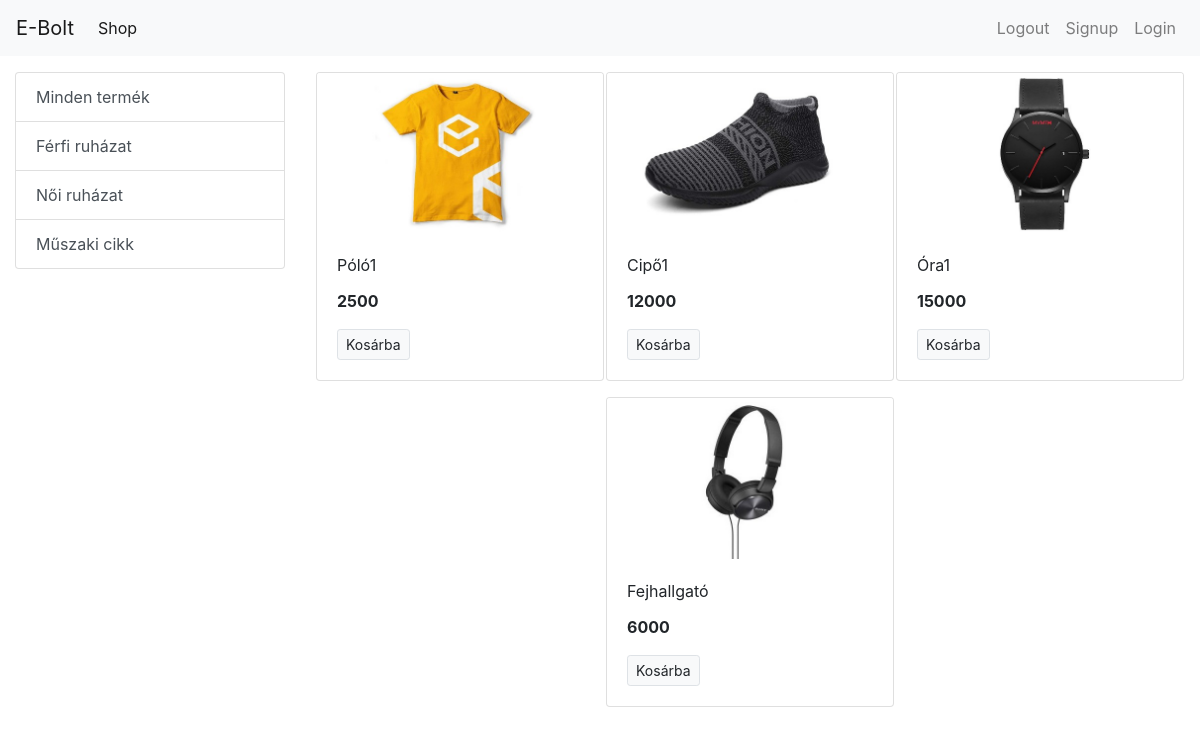
The app's page /, older data.
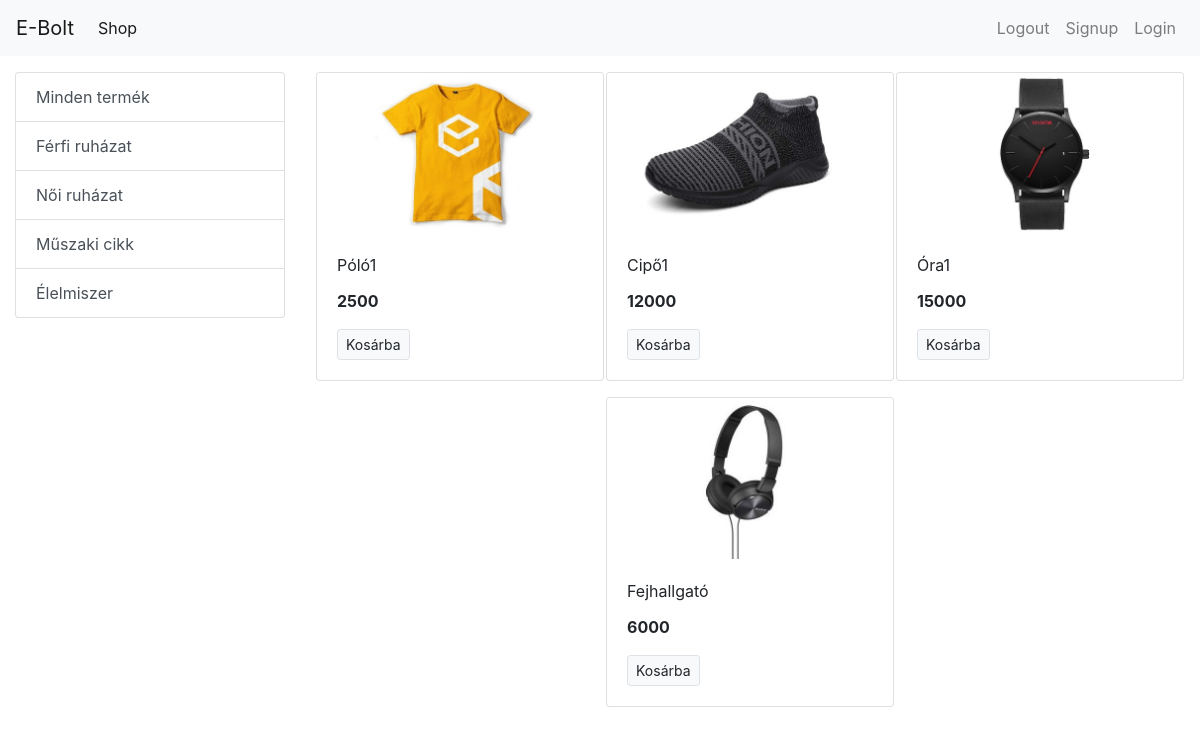
The same page, newer data.
### shopapi/models/category.py (models this page shows, shortened)
class Category(models.Model):
    name = models.CharField(max_length=20)
    @staticmethod
    def get_all_categories():
        return Category.objects.all()

### shopapi/models/product.py (models this page shows, shortened)
class Product(models.Model):
    name = models.CharField(max_length=50)
    price = models.IntegerField(default=0)
    category = models.ForeignKey(Category , on_delete=models.CASCADE , default=1)
    description = models.CharField(max_length=200 , default='' , null=True , blank=True)
    image = models.ImageField(upload_to='uploads/products/')
    @staticmethod
    def get_all_products():
      return Product.objects.all()

### shopapi/views.py (the view)
# urls.py: path('', index , name='homepage'),
def index(request):
    products = None
    categories = Category.get_all_categories()
    categoryID = request.GET.get('category')
    if categoryID:
        products = Product.get_all_products_by_categoryid(categoryID)
    else:
        products = Product.get_all_products();
    data = {}
    data['products'] = products
    data['categories'] = categories
    return render(request , 'index.html' , data)

### shopapi/templates/index.html
{% extends 'base.html'%}
{% block content %}
<div class="container-fluid mt-3">
  <div class="row">
    <div class="col-lg-3 mx-auto">
      <div class="list-group">
        <a href="/" class="list-group-item list-group-item-action ">Minden termék</a>
        {% for category in categories %}
        <a href="/?category={{category.id}}" class="list-group-item list-group-item-action ">{{category.name}}</a>
        {% endfor %}
      </div>
    </div>
    <div id='products' class="col-lg-9 mx-auto">
      <div class="row mx-auto">
        {% for product in products %}
        <div class="card mx-auto mb-3" style="width: 18rem;">
            <img class="card-img-top" src="{{product.image.url}}" alt="Card image cap">
            <div class="card-body">
              <p class="card-title">{{product.name}}</p>
              <p class="card-text"><b>{{product.price}}</b></p>
              <a href="#" class="btn btn-light border btn-sm">Kosárba</a>
            </div>
        </div>
        {% endfor %}
      </div>
    </div>
  </div>
</div>
{% endblock %}

### shopapi/templates/base.html (shortened to what this page needs)
<!doctype html>
<html lang="en">
  <head>
    <link rel="stylesheet" href="https://cdn.jsdelivr.net/npm/bootstrap@4.0.0/dist/css/bootstrap.min.css">
  </head>
  <body>
    <nav class="navbar navbar-expand-lg navbar-light bg-light">
      <a class="navbar-brand" href="#">E-Bolt</a>
      <div class="collapse navbar-collapse" id="navbarSupportedContent">
        <ul class=" navbar-nav mr-auto">
          <li class="nav-item active">
            <a class="nav-link" href="#">Shop <span class="sr-only">(current)</span></a>
          </li>
        </ul>
        <ul class=" navbar-nav my-2 my-lg-0">
          <li class="nav-item">
            <a class="nav-link" href="#">Logout <span class="sr-only">(current)</span></a>
          </li>
          <li class="nav-item">
            <a class="nav-link" href="/signup">Signup <span class="sr-only">(current)</span></a>
          </li>
          <li class="nav-item">
            <a class="nav-link" href="/login">Login <span class="sr-only">(current)</span></a>
          </li>
        </ul>
      </div>
    </nav>
      {% block content %}{% endblock %}
  </body>
</html>

Row changes from the older to the newer data that the page shows:
added Category: name "Élelmiszer"
